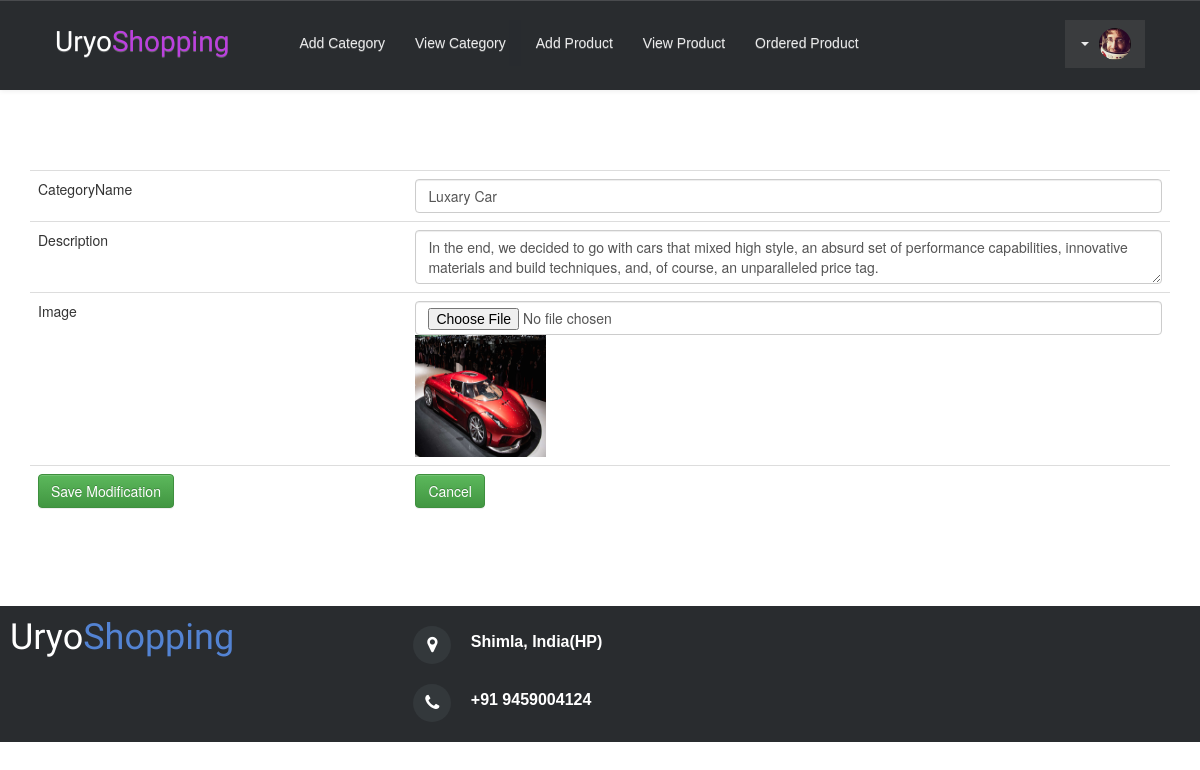
Screenshot of /admin/pro_cateupdate.php?bid=6 with the database file from the repository.
### tables this page shows
CREATE TABLE IF NOT EXISTS `tbl_category` (
  `cat_id` int(10) unsigned NOT NULL AUTO_INCREMENT,
  `cat_parent_id` int(11) NOT NULL DEFAULT '0',
  `cat_name` varchar(50) NOT NULL DEFAULT '',
  `cat_description` varchar(200) NOT NULL DEFAULT '',
  `cat_image` varchar(255) NOT NULL DEFAULT '',
  PRIMARY KEY (`cat_id`),
  KEY `cat_parent_id` (`cat_parent_id`),
  KEY `cat_name` (`cat_name`)
);

### admin/pro_cateupdate.php (the view, shortened to what this page needs)
<!DOCTYPE html>
<html>
<head>
    <link rel="stylesheet" href="assets/bootstrap/css/bootstrap.min.css">
    <link rel="stylesheet" href="assets/css/user.css">
    <link rel="stylesheet" href="assets/bootstrap/fonts/font-awesome.min.css">
</head>
<body>
    <nav class="navbar navbar-default custom-header">
        <div class="container-fluid">
            <div class="navbar-header">
                <a class="navbar-brand navbar-link" href="#">Uryo<span>Shopping</span> </a></div>
            <div class="collapse navbar-collapse" id="navbar-collapse">
                <ul class="nav navbar-nav links">
                    <li role="presentation"><a href="addcategory.php">Add Category</a></li>
                    <li role="presentation"><a href="cat_view.php">View Category</a></li>
                    <li role="presentation"><a href="addproduct.php">Add Product</a></li>
                    <li role="presentation"><a href="product_view.php">View Product</a></li>
					<li role="presentation"><a href="buy.php">Ordered Product</a></li>
                </ul>
                <ul class="nav navbar-nav navbar-right">
                    <li class="dropdown">
                        <a class="dropdown-toggle" data-toggle="dropdown" aria-expanded="false" href="#"> <span class="caret"></span><img src="assets/img/avatar.jpg" class="dropdown-image"></a>
                    </li>
                </ul>
            </div>
        </div>
    </nav>
<div class="container">
	<p>&nbsp;</p>
	<p>&nbsp;</p>
	<form action="procategory_updatedesign.php" method="post" enctype="multipart/form-data" name="form1" id="form1">
<?php
  $cat_id=$_GET['bid'];
  $query="select *from `tbl_category` where `cat_id`=$cat_id";
  $result=mysql_query($query);
  while($res=mysql_fetch_array($result))
  {
 ?>
  <table class="table">
    <tr>
      <td>CategoryName</td>
      <td><input type="text" name="CategoryName" value="<?php echo $res[2];?>" class="form-control"/></td>
    </tr>
    <tr>
      <td>Description</td>
      <td><textarea name="Description" class="form-control"><?php echo $res[3];?></textarea></td>
    </tr>
    <tr>
      <td>Image</td>
      <td><input type="file" name="file" class="form-control"/>
	  <img src="upload/<?php echo $res[4];?>" height="122" width="131"  />
	  <input name='id' type='hidden' value='<?php echo $res[0];?>' />  </td>
    </tr>
    <tr>
      <td><input type="submit" name="Savemodification" value="Save Modification" class="btn btn-success"/></td>
      <td><input type="reset" name="Cancel" value="Cancel" class="btn btn-success"/></td>
    </tr>
  </table>
  <?php
  }
  ?>
</form>
<p>&nbsp;</p>
<p>&nbsp;</p>
</div>
    <footer>
      <div class="row">
        <div class="col-md-4 col-sm-6 footer-navigation">
            <h3><a href="#">Uryo<span>Shopping</span></a></h3>
        </div>
            <div class="col-md-4 col-sm-6 footer-contacts">
                <div><span class="fa fa-map-marker footer-contacts-icon"> </span>
                    <p>Shimla, India(HP) </p>
                </div>
                <div><span class="fa fa-phone footer-contacts-icon"></span>
                    <p class="footer-center-info email text-left">+91 9459004124 </p>
              </div>
          </div>
      </div>
    </footer>
</body>
</html>

### admin/assets/css/user.css (style rules this page uses)
.custom-header { background:#292c2f; padding:20px 40px; box-sizing:border-box; border:0; border-radius:0; }
.custom-header a.navbar-brand.navbar-link { color:#fff; font:normal 28px Cookie, Arial, Helvetica, sans-serif; line-height:0.5; margin-right:40px; background:#292c2f; }
.custom-header a.navbar-brand.navbar-link span { color:#bc40df; }
.custom-header ul.nav.navbar-nav.links li a { font:14px Arial, Helvetica, sans-serif; opacity:0.9; text-decoration:none; color:#fff; background:#292c2f; border:0; }
.custom-header li.dropdown, .custom-header li.dropdown.open { background:#3a3c3e; }
.custom-header li.dropdown .dropdown-toggle { border-radius:2px; color:#fff; padding:8px 14px; background:#3a3c3e; opacity:0.9; border:0; margin:0; }
img.dropdown-image { border-radius:50%; width:32px; margin-left:10px; }
footer { background-color:#292c2f; box-shadow:0 1px 1px 0 rgba(0, 0, 0, 0.12); box-sizing:border-box; width:100%; text-align:left; font:bold 16px sans-serif; margin-top:10px; bottom:0; color:#fff; padding: 10px; }
.footer-navigation h3 { margin:0; font:normal 36px Cookie, cursive; margin-bottom:20px; color:#fff; }
.footer-navigation h3 a { text-decoration:none; color:#fff; }
.footer-navigation h3 span { color:#5383d3; }
.footer-contacts p { display:inline-block; color:#ffffff; vertical-align:middle; }
.fa.footer-contacts-icon { background-color:#33383b; color:#fff; font-size:18px; width:38px; height:38px; border-radius:50%; text-align:center; line-height:38px; margin:10px 15px 10px 0; }

### rows the page displays
tbl_category: CategoryName "Luxary Car", Description "In the end, we decided to go with cars that mixed high style, an absurd set of performance capabilities, innovative materials and build techniques, and, of course, an unparalleled price tag.", cat_image (picture)
